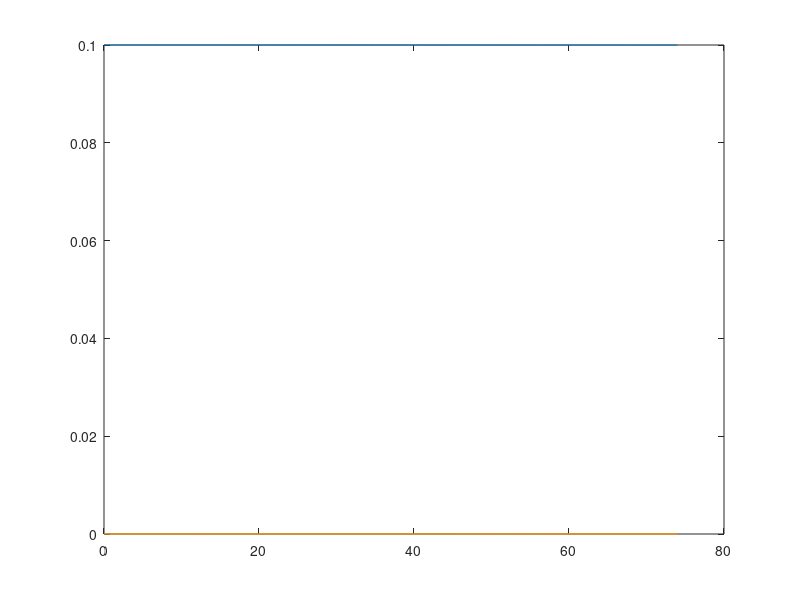
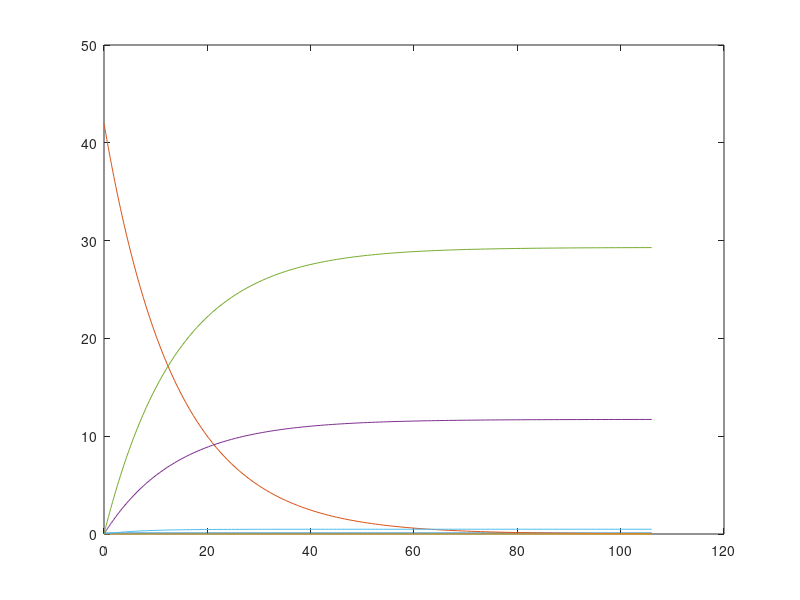

MATLAB code to generate these figures, in order:
function wsk_jak = uklad_2_reaktorow

time = 180;
time1 = 74; %z zakresu 10-170min
time2 = time - time1;

S = 0.07; %[0, 0.1]

temp =300; %[298,398] K

warunkipoczatkowe = [0.1 0 0];

wsk_jak = 5.5;

time_1 = [0 time1];

opcje=odeset('RelTol',10^-6,'AbsTol',10^-6);

[T, Y]=ode45(@(t, y)model1(t, y, temp),time_1,warunkipoczatkowe,opcje);
A = Y(end,1);
B = Y(end,2);
C = Y(end,3);
figure(1);
plot(T, Y);

time_2 = [0 time2];
warunkipoczatkowe2 = [A B+S*600 C 0 0 0];


[T, Y] = ode45(@(t, y)model2(t, y, temp),time_2,warunkipoczatkowe2,opcje);
D = Y(end,4);

figure(2);
plot(T, Y);
end


function dy=model1(t, y, T) 
k1 = 0.0444*exp(-2500/T);
k2 = 6889*exp(-5000/T);

dy=zeros(3,1);
dy(1) = -2*k1*y(1)^2;
dy(2) = k1*y(1)^2-k2*y(2);
dy(3) = k2*y(2);
end

function dy=model2(t, y, T) 

dy=zeros(6,1);
dy(1) = 0;
dy(2) = -0.02*y(2)-0.05*y(2)-2*4*10^(-5)*y(2)^2;
dy(3) = 0;
dy(4) = 0.02*y(2);
dy(5) = 0.05*y(2);
dy(6) = 4*10^(-5)*y(2)^2;
end